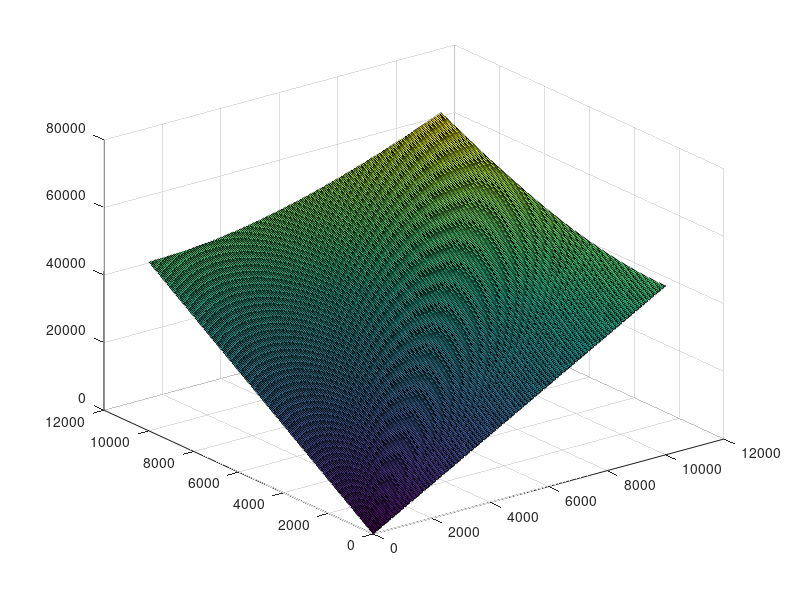

MATLAB code to generate this figure:
% Vasia Zarkadoula
% Data Analysis 2020
% Chapter 4 Excerise 2
% Uncertainty in measuring rectangular areas

clc;
clear;

%a) uncertainty of surface

sX1 = 5; % uncertainty of length estimation
sX2 = 5; % uncertainty of width estimation

x1 = 500; % length of a surface 
x2 = 300; % width of a surface 

sy = sqrt(x2^2*sX1^2 + x1^2*sX2^2);

%--------------------------------------------------------------------------

%b) plot
x1grid = (1:50:10001)';
x2grid = (1:50:10001)';
n = length(x1grid);
ygrid = NaN*ones(n);
for i=1:n
    for j=1:n
        ygrid(j,i) = sqrt(x2grid(j)^2*sX1^2 + x1grid(i)^2*sX2^2);
    end
end
figure;
surf(x1grid,x2grid,ygrid)
